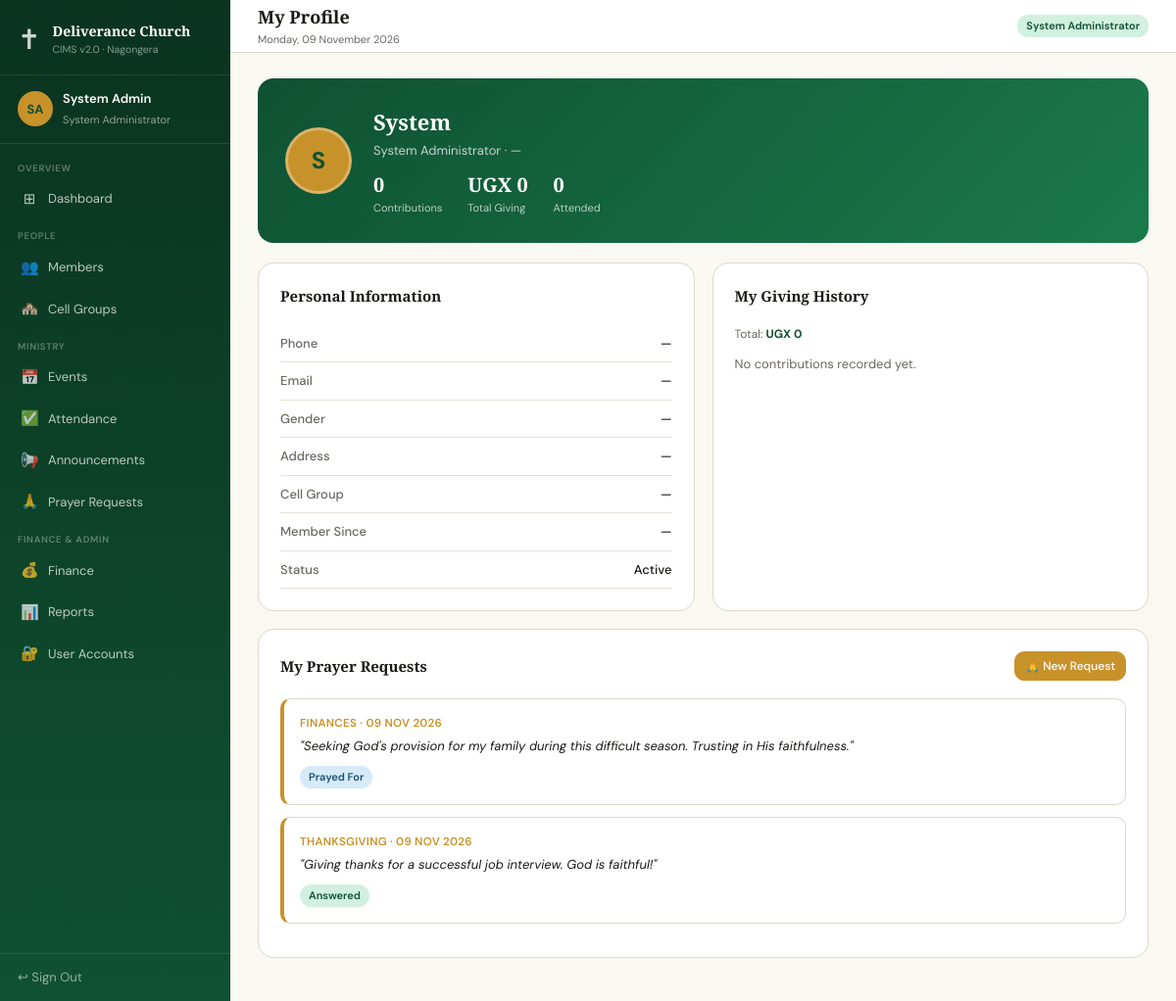
The page /pages/profile.php (signed in) on the database its author committed.
### tables this page shows
CREATE TABLE prayer_requests (
    id INT AUTO_INCREMENT PRIMARY KEY,
    requester_name VARCHAR(100) DEFAULT 'Anonymous',
    category ENUM('Healing','Family','Finances','Guidance','Thanksgiving','Other') DEFAULT 'Other',
    request TEXT NOT NULL,
    visibility ENUM('leaders','public') DEFAULT 'leaders',
    status ENUM('Pending','Prayed For','Answered') DEFAULT 'Pending',
    member_id INT,
    created_at TIMESTAMP DEFAULT CURRENT_TIMESTAMP,
    FOREIGN KEY (member_id) REFERENCES members(id) ON DELETE SET NULL
);

### includes/auth.php (called while the page is built, shortened)
<?php
function currentUser(): array {
    return [
        'id'   => $_SESSION['user_id']   ?? 0,
        'name' => $_SESSION['user_name'] ?? '',
        'role' => $_SESSION['role']      ?? '',
    ];
}

### pages/profile.php (the view, shortened to what this page needs)
<?php
require_once __DIR__ . '/../config/db.php';
require_once __DIR__ . '/../includes/header.php';
$member = $pdo->prepare("SELECT m.*, cg.name as group_name FROM members m LEFT JOIN cell_groups cg ON m.group_id=cg.id WHERE CONCAT(m.first_name,' ',m.last_name) LIKE ? LIMIT 1");
$member->execute(['%'.explode(' ',$user['name'])[0].'%']);
$member = $member->fetch();
if (!$member) {
    $member = ['first_name'=>explode(' ',$user['name'])[0],'last_name'=>'','group_name'=>'—','phone'=>'—','email'=>'—','gender'=>'—','address'=>'—','registration_date'=>'—','status'=>'Active','notes'=>''];
}
$initials = strtoupper(substr($member['first_name'],0,1).substr($member['last_name']??'',0,1));
$giving = [];
$attCount = 0;
$totalGiving = array_sum(array_column($giving,'amount'));
$typeBadge = ['Tithe'=>'b-green','Offering'=>'b-blue','Donation'=>'b-gold','Pledge'=>'b-purple'];
?>
<div class="profile-hero">
  <div class="profile-av"><?= htmlspecialchars($initials) ?></div>
  <div>
    <div class="profile-name"><?= htmlspecialchars($member['first_name'].' '.($member['last_name']??'')) ?></div>
    <div class="profile-role"><?= htmlspecialchars($user['role']) ?> · <?= htmlspecialchars($member['group_name']??'—') ?></div>
    <div class="profile-stats">
      <div class="p-stat"><span><?= count($giving) ?></span><p>Contributions</p></div>
      <div class="p-stat"><span>UGX <?= number_format($totalGiving) ?></span><p>Total Giving</p></div>
      <div class="p-stat"><span><?= $attCount ?></span><p>Attended</p></div>
    </div>
  </div>
</div>
<div class="grid-2">
  <div class="card">
    <div class="card-header">
      <span class="card-title">Personal Information</span>
    </div>
    <?php foreach ([
      ['Phone',        $member['phone']??'—'],
      ['Email',        $member['email']??'—'],
      ['Gender',       $member['gender']??'—'],
      ['Address',      $member['address']??'—'],
      ['Cell Group',   $member['group_name']??'—'],
      ['Member Since', $member['registration_date']??'—'],
      ['Status',       $member['status']??'—'],
    ] as [$label,$val]): ?>
      <div style="display:flex;justify-content:space-between;padding:9px 0;border-bottom:1px solid var(--parchment);font-size:13px">
        <span class="text-muted" style="font-weight:500"><?= $label ?></span>
        <span style="font-weight:500"><?= htmlspecialchars($val) ?></span>
      </div>
    <?php endforeach; ?>
  </div>
  <div class="card">
    <div class="card-header"><span class="card-title">My Giving History</span></div>
    <div style="margin-bottom:12px;font-size:12px;color:var(--ink-lt)">Total: <strong style="color:var(--forest)">UGX <?= number_format($totalGiving) ?></strong></div>
    <?php if ($giving): ?>
      <?php foreach ($giving as $t): ?>
        <div style="display:flex;justify-content:space-between;align-items:center;padding:9px 0;border-bottom:1px solid var(--parchment)">
          <div>
            <div style="font-size:13px;font-weight:500"><?= htmlspecialchars($t['transaction_date']) ?></div>
            <?php if ($t['notes']): ?><div style="font-size:11.5px;color:var(--ink-lt)"><?= htmlspecialchars($t['notes']) ?></div><?php endif; ?>
          </div>
          <div style="text-align:right">
            <span class="badge <?= $typeBadge[$t['type']]??'b-gray' ?>"><?= $t['type'] ?></span>
            <div style="font-size:13px;font-weight:600;margin-top:3px">UGX <?= number_format($t['amount']) ?></div>
          </div>
        </div>
      <?php endforeach; ?>
    <?php else: ?>
      <p class="text-muted" style="font-size:13px">No contributions recorded yet.</p>
    <?php endif; ?>
  </div>
</div>
<div class="card">
  <div class="card-header">
    <span class="card-title">My Prayer Requests</span>
    <a href="/cims/pages/prayer.php" class="btn btn-sm btn-gold">🙏 New Request</a>
  </div>
  <?php
    $myPrayers = $pdo->query("SELECT * FROM prayer_requests WHERE visibility='public' ORDER BY created_at DESC LIMIT 5")->fetchAll();
    $statusBadge = ['Pending'=>'b-gold','Prayed For'=>'b-blue','Answered'=>'b-green'];
  ?>
  <?php foreach ($myPrayers as $p): ?>
    <div class="prayer-card">
      <div class="prayer-from"><?= htmlspecialchars($p['category']) ?> · <?= date('d M Y', strtotime($p['created_at'])) ?></div>
      <div class="prayer-text">"<?= htmlspecialchars(substr($p['request'],0,180)) ?>"</div>
      <div class="prayer-foot"><span class="badge <?= $statusBadge[$p['status']] ?>"><?= $p['status'] ?></span></div>
    </div>
  <?php endforeach; ?>
</div>
<?php require_once __DIR__ . '/../includes/footer.php'; ?>

### assets/css/style.css (style rules this page uses)
*, *::before, *::after { margin: 0; padding: 0; box-sizing: border-box; }
:root { --forest: #0F5132; --forest-md: #1a7a4a; --forest-lt: #d1f0e0; --gold: #c8922a; --gold-lt: #fef3dc; --gold-md: #e8b84b; --cream: #faf8f3; --sand: #f0ece2; --parchment: #e8e2d5; --ink: #1c1a17; --ink-md: #3d3a35; --ink-lt: #6b6760; --white: #ffffff; --border: #ddd8cc; --red: #c0392b; --red-lt: #fdecea; --blue: #1a5276; --blue-lt: #d6eaf8; --purple: #5b21b6; --purple-lt: #ede9fe; --radius: 10px; --radius-lg: 16px; --shadow: 0 2px 8px rgba(0,0,0,.08); --shadow-md: 0 4px 16px rgba(0,0,0,.12); }
body { font-family: 'DM Sans', sans-serif; background: var(--cream); color: var(--ink); font-size: 14px; line-height: 1.5; }
.card { background: var(--white); border: 1px solid var(--border); border-radius: var(--radius-lg); padding: 22px; margin-bottom: 18px; }
.card-header { display: flex; align-items: center; justify-content: space-between; margin-bottom: 18px; }
.card-title { font-family: 'Playfair Display', serif; font-size: 15px; color: var(--ink); font-weight: 600; }
.grid-2 { display: grid; grid-template-columns: 1fr 1fr; gap: 18px; }
.badge { display: inline-block; padding: 3px 9px; border-radius: 20px; font-size: 11px; font-weight: 600; }
.b-green { background: var(--forest-lt); color: var(--forest); }
.b-blue { background: var(--blue-lt); color: var(--blue); }
.btn { display: inline-flex; align-items: center; gap: 6px; padding: 8px 16px; border-radius: var(--radius); border: 1.5px solid var(--border); background: var(--white); cursor: pointer; font-size: 13px; font-weight: 500; color: var(--ink); font-family: 'DM Sans', sans-serif; text-decoration: none; transition: all .15s; }
.btn-gold { background: var(--gold); border-color: var(--gold); color: #fff; }
.btn-sm { padding: 5px 10px; font-size: 12px; }
.prayer-card { background: var(--white); border: 1px solid var(--border); border-radius: var(--radius); padding: 16px; margin-bottom: 12px; border-left: 4px solid var(--gold); }
.prayer-from { font-size: 11.5px; font-weight: 600; color: var(--gold); margin-bottom: 5px; text-transform: uppercase; letter-spacing: .3px; }
.prayer-text { font-size: 13px; color: var(--ink); line-height: 1.55; font-style: italic; }
.prayer-foot { margin-top: 10px; display: flex; align-items: center; gap: 8px; flex-wrap: wrap; }
.profile-hero { background: linear-gradient(135deg, var(--forest) 0%, var(--forest-md) 100%); border-radius: var(--radius-lg); padding: 28px; display: flex; align-items: center; gap: 22px; margin-bottom: 20px; color: #fff; }
.profile-av { width: 68px; height: 68px; border-radius: 50%; background: var(--gold); display: flex; align-items: center; justify-content: center; font-size: 24px; font-weight: 700; color: var(--forest); flex-shrink: 0; border: 3px solid rgba(255,255,255,.3); }
.profile-name { font-family: 'Playfair Display', serif; font-size: 22px; font-weight: 700; }
.profile-role { font-size: 13px; opacity: .75; margin-top: 3px; }
.profile-stats { display: flex; gap: 26px; margin-top: 10px; }
.p-stat span { display: block; font-size: 20px; font-weight: 700; font-family: 'Playfair Display', serif; }
.p-stat p { font-size: 11px; opacity: .7; }
.text-muted { color: var(--ink-lt); }

### rows shown on the page
prayer_requests: category "FINANCES", created_at "09 NOV 2026", request "Seeking God's provision for my family during this difficult season. Trusting in His faithfulness.", status "Prayed For"
prayer_requests: category "THANKSGIVING", created_at "09 NOV 2026", request "Giving thanks for a successful job interview. God is faithful!", status "Answered"

### other values the page prints
$initials "SA"
$user['name'] "System Admin"
$user['role'] "System Administrator"
$item['section'] "OVERVIEW"
$item['icon'] "⊞"
$item['label'] "Dashboard"
$item['section'] "PEOPLE"
$item['icon'] "👥"
$item['label'] "Members"
$item['icon'] "🏘️"
$item['label'] "Cell Groups"
$item['section'] "MINISTRY"
$item['icon'] "📅"
$item['label'] "Events"
$item['icon'] "✅"
